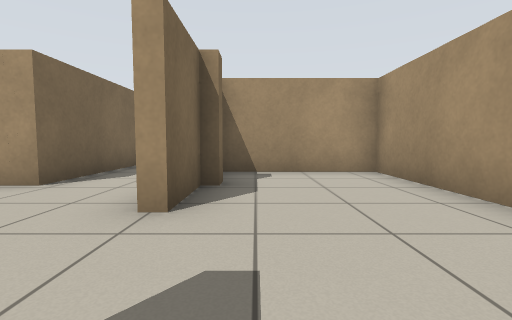
[1] (above)

24 first-person views from a walk through a robot-simulator world made for Stage. The camera is 0.68 m above the floor, tilts 4° down and sees 85° across. The lines on the ground mark 1 m squares. The floor is counted in squares, 1 m on a side. Each view is taken from the middle of a square. On the plan, view 1 faces up. The plan holds only what a view shows up to about 9 squares ahead; the rest is blank. Robots are left out.

[2]
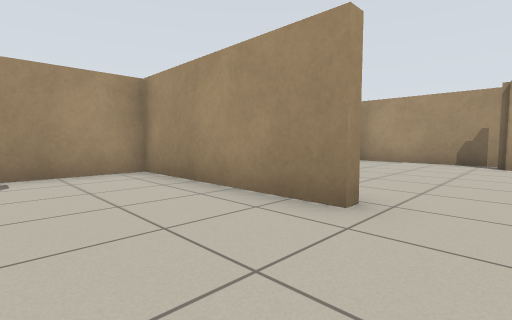

[3]
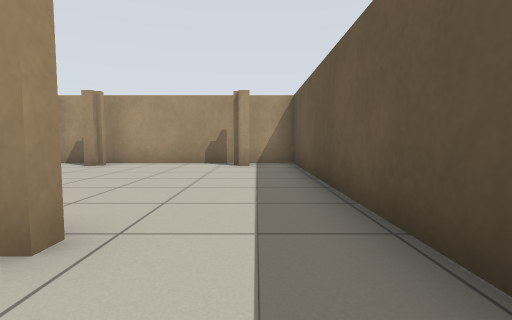

[4]
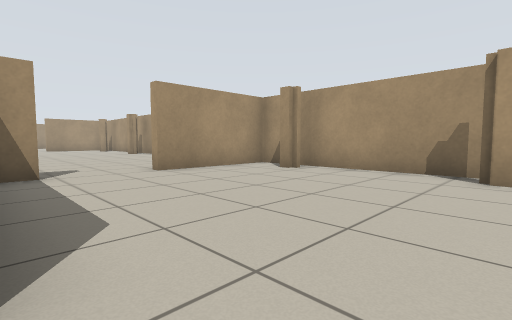

[5]
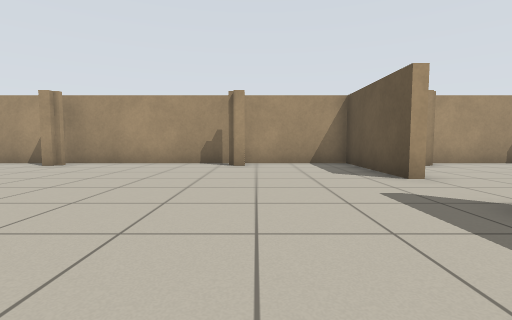

[6]
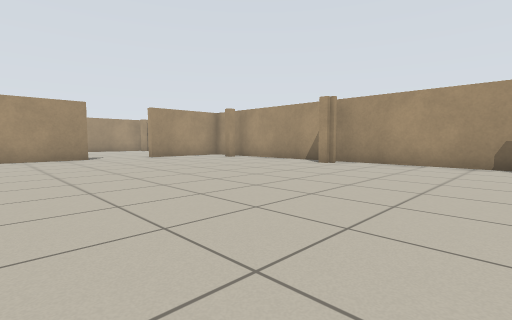

[7]
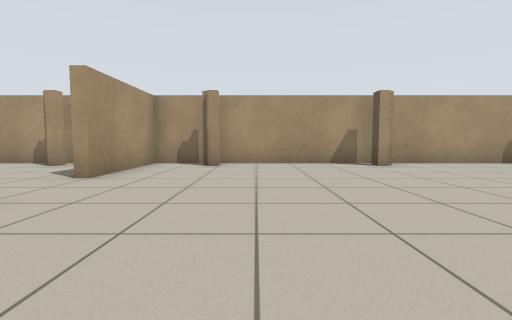

[8]
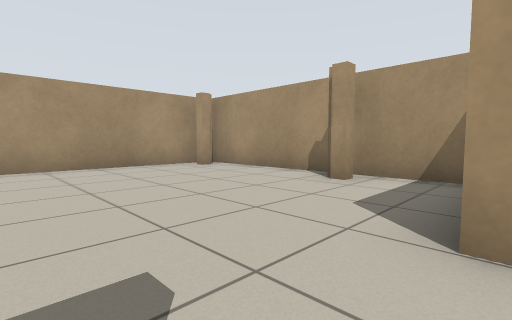

[9]
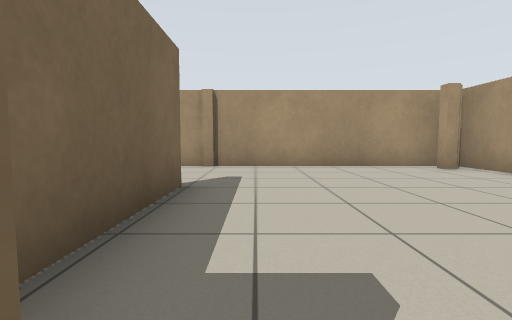

[10]
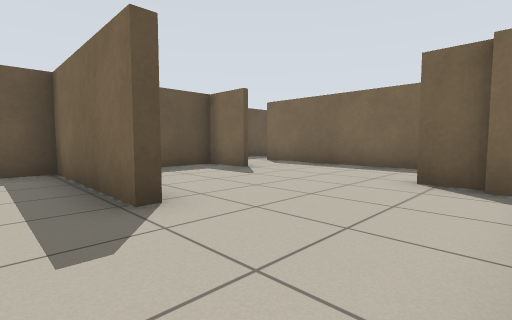

[11]
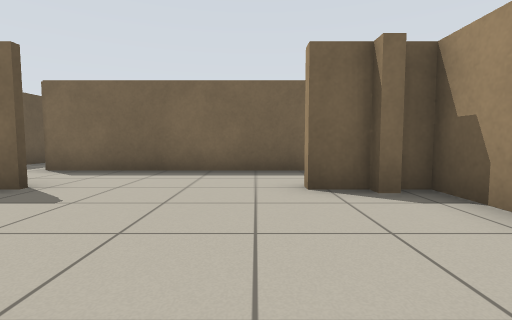

[12]
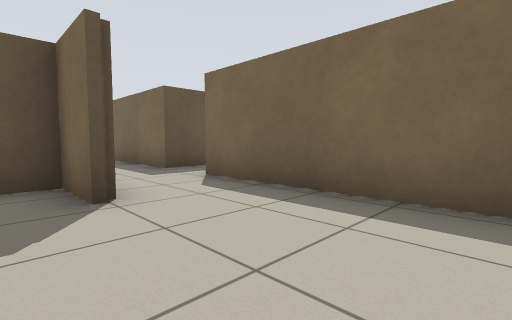

[13]
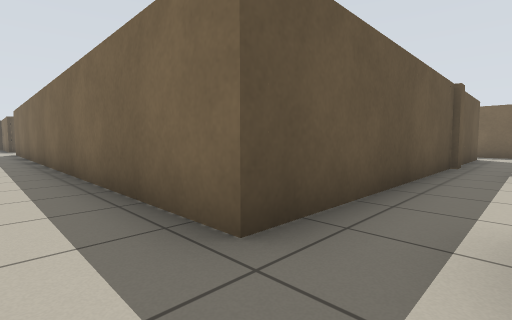

[14]
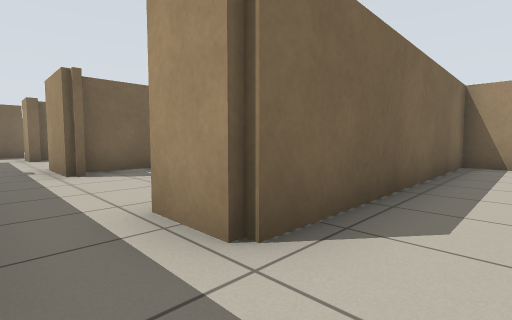

[15]
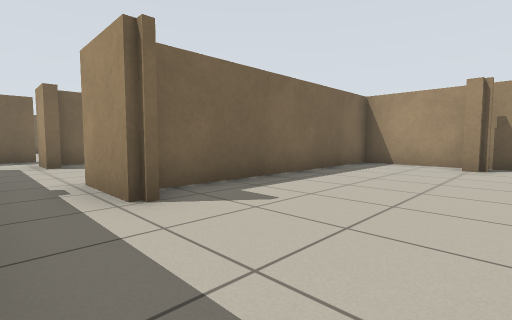

[16]
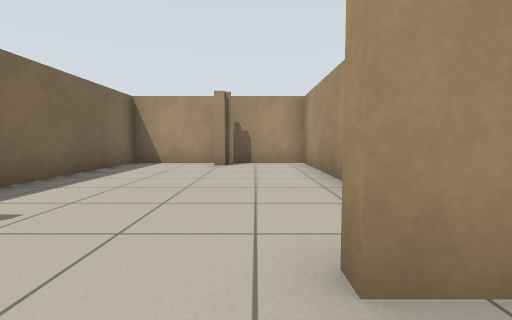

[17]
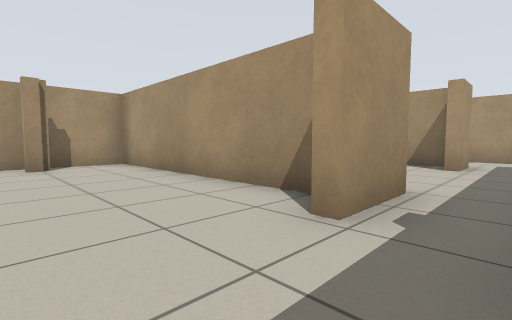

[18]
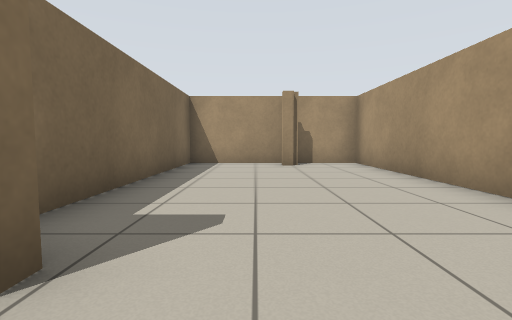

[19]
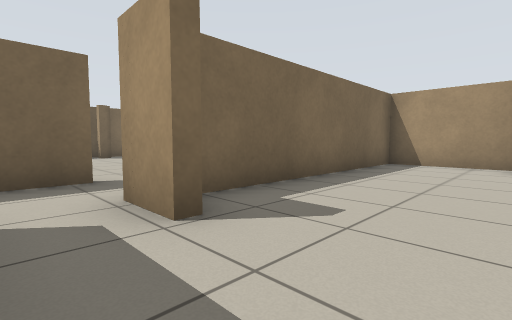

[20]
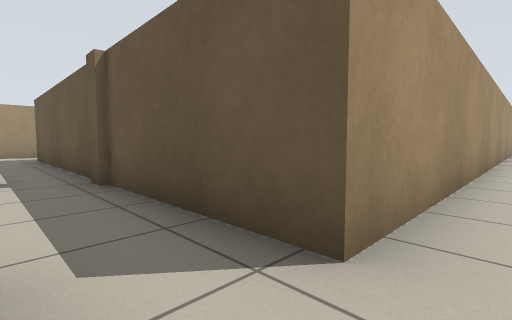

[21]
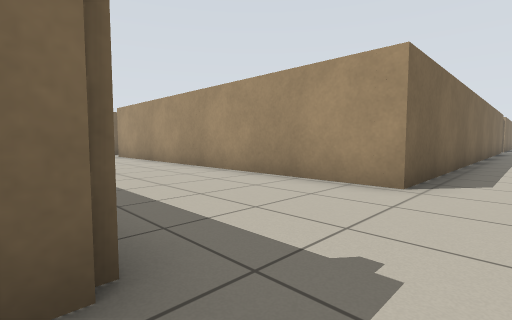

[22]
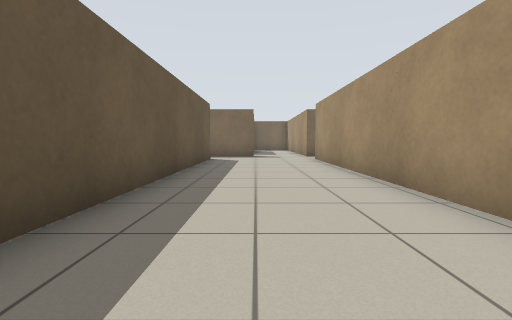

[23]
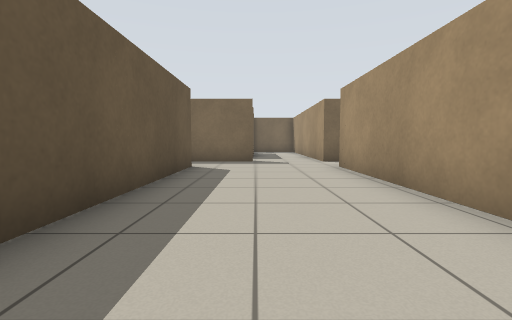

[24]
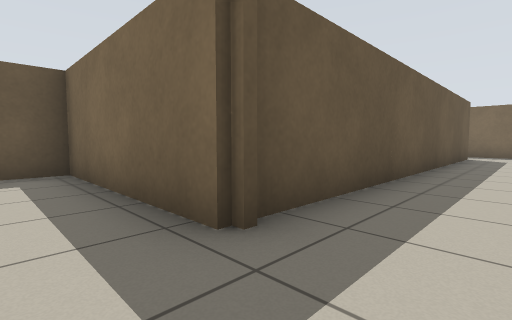

### Floor plan
Points are (right, up) in squares from view 1. A wall is a line through its corners. A room is listed if a view was taken in it or the views show most of it. See-through windows are left out.
Room 1 (views 1, 2, 3)
walls: (-0.8, 4.2) (-0.8, 2.5); (-0.5, 4.6) (-0.5, 4.1); (2.6, 1.3) (2.6, 6) (-0.8, 6)
ways out: opening at (3, 0.5) to room 2; opening at (-1, 1.5) to room 3
Room 2 (view 4)
walls: (8.9, 4.2) (8.5, 4.2) (8.5, 4.6); (3, 1.3) (2.6, 1.3); (3.8, 6) (3.1, 6); (8.5, 0.1) (8.5, 0.6); (2.1, -1.1) (9.3, -1.1) (9.3, 6) (5.9, 6)
ways out: opening at (3, 0.5) to room 1; opening at (4.5, 6) to room 3
Room 3 (views 5, 6, 7, 8, 9, 10, 11, 12, 13, 14, 20, 21, 22, 23, 24)
walls: (-1.1, 20.4) (-1.1, 21.5); (-4.6, 19.6) (-3.3, 19.6) (-3.3, 4.2) (-14.4, 4.2); (2.9, 21.2) (1.4, 21.2); (-0.8, 22.8) (-0.8, 21.3) (0.8, 21.3); (5.9, 6.3) (9.3, 6.3) (9.3, 21.2) (6, 21.2); (8.5, 19) (8.5, 19.5); (2.5, 25.1) (2.9, 25.1) (2.9, 21.3) (3.8, 21.3); (9.3, 21.8) (9.3, 28.4); (-0.8, 27.6) (-0.8, 26.6); (0.4, 28.4) (-0.8, 28.4) (-0.8, 28); (-2.2, 28.4) (-3.3, 28.4) (-3.3, 21.2) (-4.6, 21.2); (-13.1, 21.2) (-14.4, 21.2); (-14.3, 8.9) (-14.3, 19.6); (9, 27.6) (8.4, 27.6); (8.9, 28.4) (2, 28.4); (-16, 21.4) (-16, 20.1); (-16, 4.8) (-16, 4.1); (-14.4, 0.3) (-3.3, 0.3) (-3.3, -4.4) (-2.2, -4.4); (-16, 2) (-16, -0.1)
ways out: opening at (-1, 1.5) to room 1; opening at (4.5, 6) to room 2; opening at (-4, 20) to room 4; opening at (-14, 20) to room 5; opening at (-16, 2.5); opening at (-15, 21)
Room 4 (views 15, 16)
walls: (-3.5, 24.6) (-3.5, 28.4) (-8.7, 28.4) (-8.7, 21.5); (-7.9, 21.2) (-9.9, 21.2); (-3.5, 21.6) (-3.5, 22.6); (-5.6, 27.6) (-6.1, 27.6); (-9.6, 19.6) (-4.6, 19.6)
ways out: opening at (-4, 20) to room 3; opening at (-8.5, 20) to room 5
Room 5 (views 17, 18, 19)
walls: (-9, 22) (-9, 28.4) (-14, 28.4) (-14, 21.5); (-10.8, 27.6) (-11.4, 27.6); (-14.3, 19.6) (-9.6, 19.6)
ways out: opening at (-14, 20) to room 3; opening at (-8.5, 20) to room 4

Positions as (right, up) in squares from view 1, and headings:
1: (0, 0), facing up
2: (0, 0), facing up-right
3: (1, 0), facing right
4: (3, 0), facing up-right
5: (1, 9), facing right
6: (1, 10), facing up-right
7: (1, 18), facing right
8: (4, 21), facing up-right
9: (4, 21), facing up
10: (4, 28), facing down-left
11: (3, 26), facing left
12: (0, 26), facing down-left
13: (-2, 21), facing down-left
14: (-2, 20), facing up-left
15: (-5, 20), facing up-left
16: (-5, 20), facing up
17: (-12, 20), facing up-right
18: (-12, 20), facing up
19: (-11, 20), facing up-left
20: (-15, 21), facing down-right
21: (-2, 0), facing up-left
22: (-4, 2), facing left
23: (-7, 2), facing left
24: (-2, 2), facing down-left
